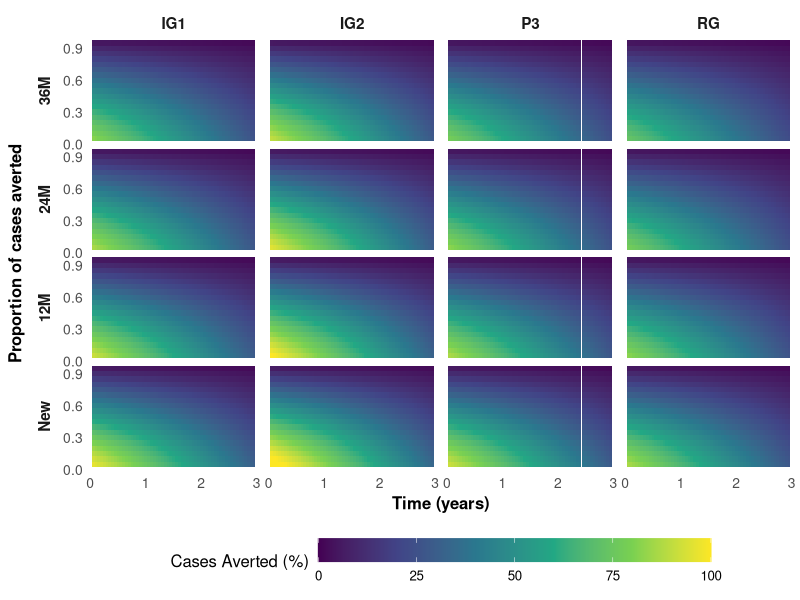
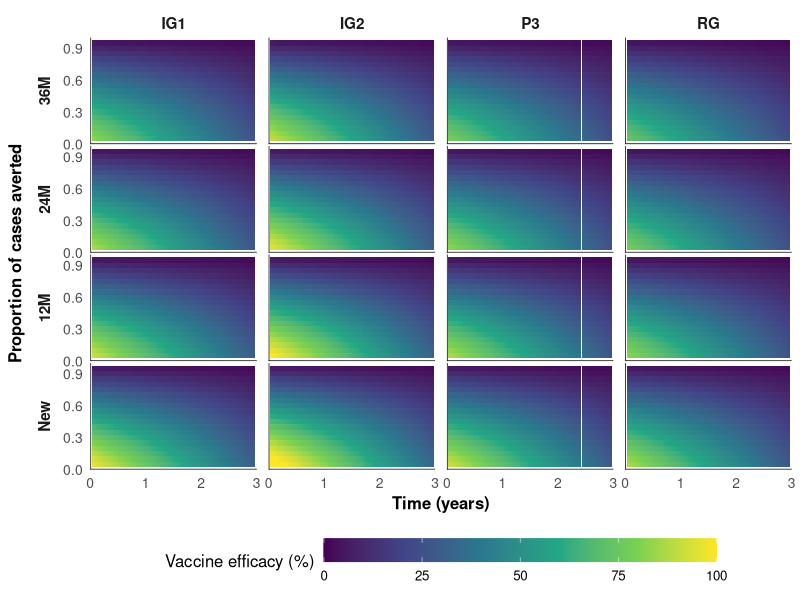
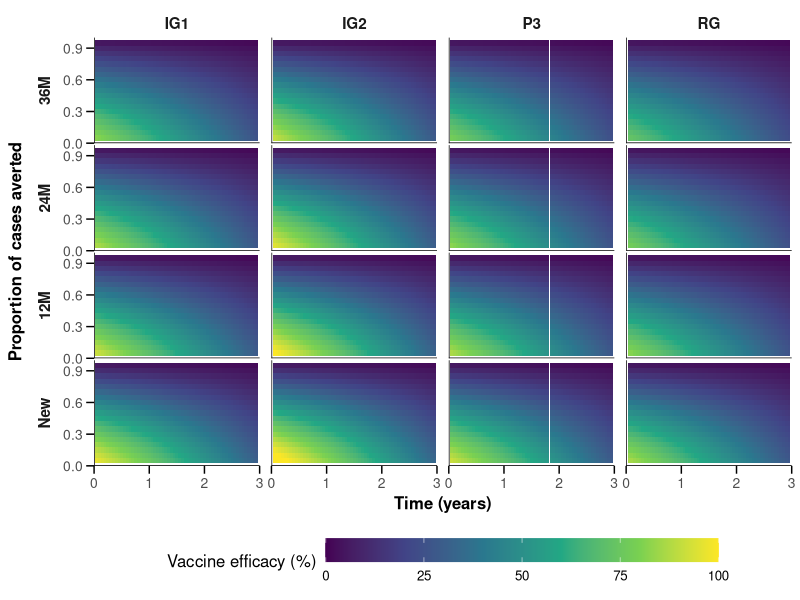
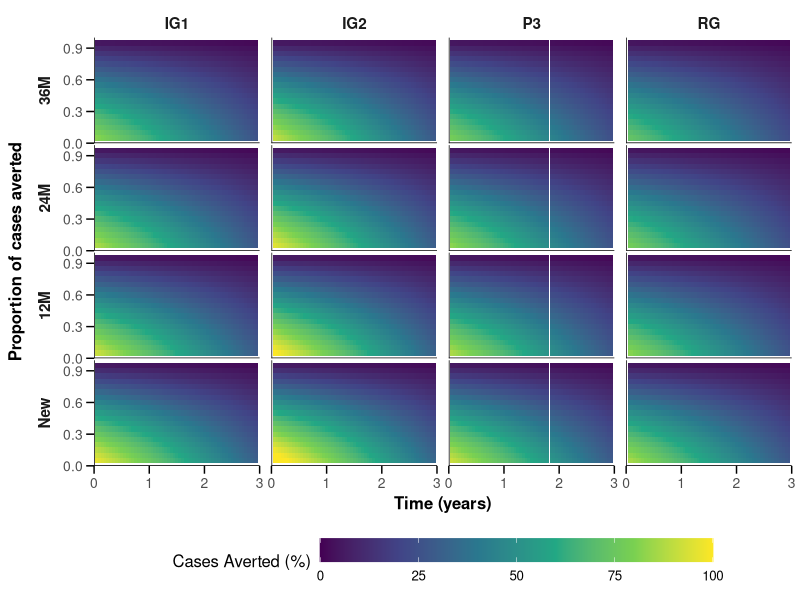
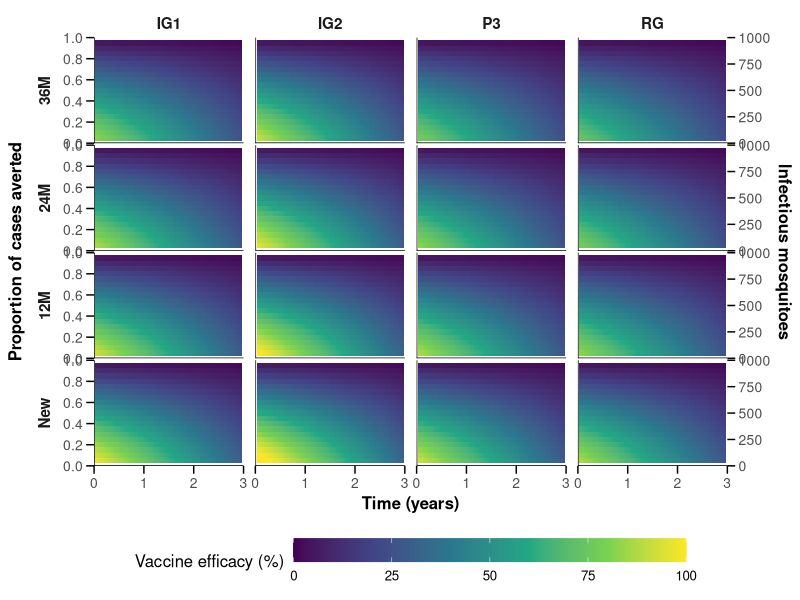
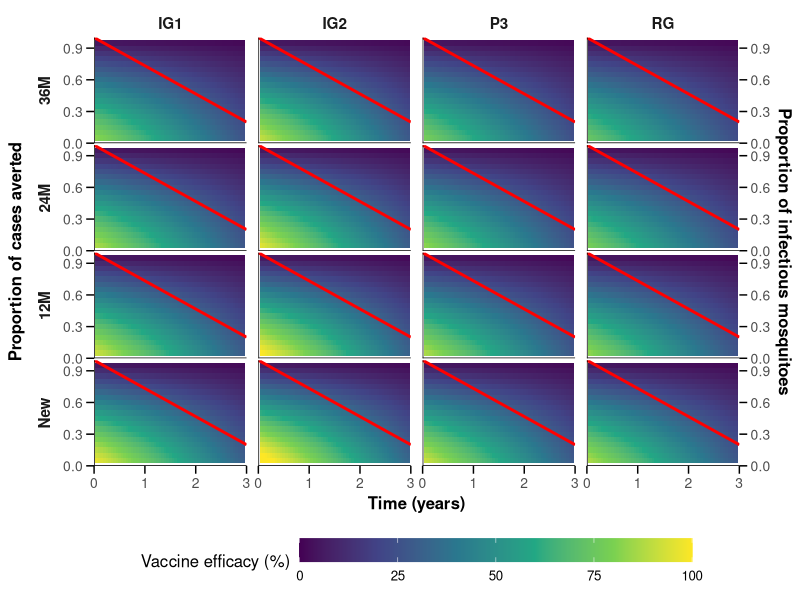
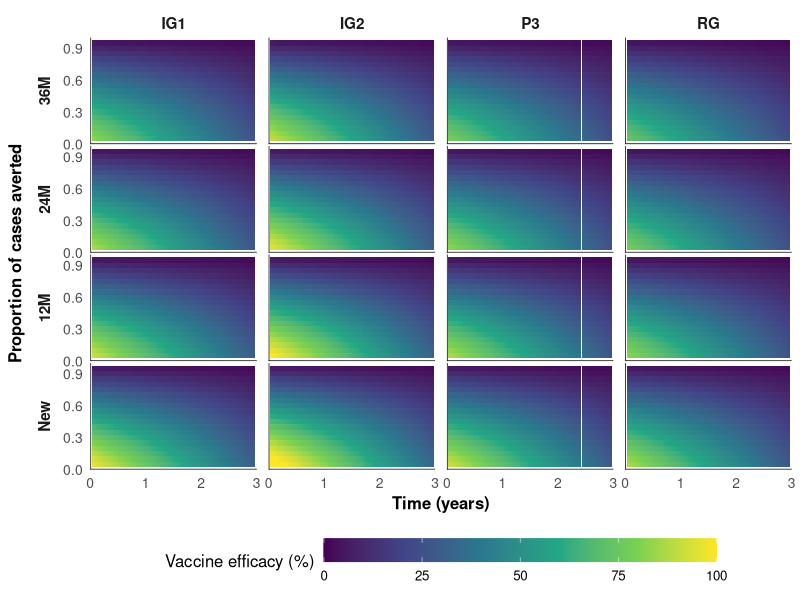

These charts were generated, in order, by the following R code:


####################



library(tidyverse)
library(ggplot2)
library(viridis)

# 1. Sample data grid
df <- expand.grid(
  time = seq(0, 3, by = 0.05),           
  cases_averted = seq(0, 1, by = 0.05),  
  group = c("IG1", "IG2", "P3", "RG"),   
  deployment = c("New", "12M", "24M", "36M")
)

# 2. Updated vaccine efficacy (hot at time 0)
df$vaccine_efficacy <- with(df,
                            pmin(
                              100,
                              100 *
                                (1 - 0.7 * (time / 3)) *           # linear decay over time
                                (1 - cases_averted^1.2) *
                                c(1.0, 1.1, 0.95, 0.9)[match(group, c("IG1","IG2","P3","RG"))] *  # IG2 higher
                                c(1.0, 0.95, 0.9, 0.85)[match(deployment, c("New","12M","24M","36M"))]  # boosts all deployments
                            )
)

# 3. Factor ordering (reverse so New is bottom)
df <- df %>%
  mutate(
    group = factor(group, levels = c("IG1", "IG2", "P3", "RG")),
    deployment = factor(deployment, levels = c("36M", "24M", "12M", "New"))
  )

# 4. Plot
p <- ggplot(df, aes(x = time, y = cases_averted, fill = vaccine_efficacy)) +
  geom_tile() +
  
  facet_grid(
    deployment ~ group,
    switch = "y"
  ) +
  
  scale_x_continuous(
    name = "Time (years)",
    limits = c(0, 3),
    breaks = seq(0, 3, by = 1),
    expand = c(0, 0)
  ) +
  
  scale_y_continuous(
    name = "Proportion of cases averted",
    limits = c(0, 1),
    breaks = seq(0, 1, by = 0.3),
    expand = c(0, 0)
  ) +
  
  scale_fill_viridis_c(
    name = "Cases Averted (%)",
    limits = c(0, 100)
  ) +
  
  theme_minimal(base_size = 12) +
  theme(
    panel.grid = element_blank(),
    strip.background = element_blank(),
    strip.text = element_text(face = "bold", size = 11),
    strip.placement = "outside",
    axis.title.y = element_text(face = "bold", size = 12),
    axis.title.x = element_text(face = "bold", size = 12),
    axis.text = element_text(size = 10),
    legend.position = "bottom",
    legend.key.width = unit(2, "cm"),
    
    # Vertical space between rows
    panel.spacing.y = unit(0.05, "cm"),
    
    # Horizontal space between columns
    panel.spacing.x = unit(0.3, "cm")
  )

# 5. Save & display
#ggsave("heatmap_facet_spacing_xy.png", p, width = 12, height = 9, dpi = 300)
print(p)






















###################################




library(tidyverse)
library(ggplot2)
library(viridis)

# 1. Sample data grid
df <- expand.grid(
  time = seq(0, 3, by = 0.05),           
  cases_averted = seq(0, 1, by = 0.05),  
  group = c("IG1", "IG2", "P3", "RG"),   
  deployment = c("New", "12M", "24M", "36M")
)

# 2. Updated vaccine efficacy (hot at time 0)
df$vaccine_efficacy <- with(df,
                            pmin(
                              100,
                              100 *
                                (1 - 0.7 * (time / 3)) *           
                                (1 - cases_averted^1.2) *
                                c(1.0, 1.1, 0.95, 0.9)[match(group, c("IG1","IG2","P3","RG"))] *
                                c(1.0, 0.95, 0.9, 0.85)[match(deployment, c("New","12M","24M","36M"))]
                            )
)

# 3. Factor ordering (reverse so New is bottom)
df <- df %>%
  mutate(
    group = factor(group, levels = c("IG1", "IG2", "P3", "RG")),
    deployment = factor(deployment, levels = c("36M", "24M", "12M", "New"))
  )

# 4. Plot
p <- ggplot(df, aes(x = time, y = cases_averted, fill = vaccine_efficacy)) +
  geom_tile() +
  
  # Add L-shaped axes inside each facet
  geom_hline(yintercept = 0, color = "black", size = 0.5) +
  geom_vline(xintercept = 0, color = "black", size = 0.5) +
  
  facet_grid(
    deployment ~ group,
    switch = "y"
  ) +
  
  scale_x_continuous(
    name = "Time (years)",
    limits = c(0, 3),
    breaks = seq(0, 3, by = 1),
    expand = c(0, 0)
  ) +
  
  scale_y_continuous(
    name = "Proportion of cases averted",
    limits = c(0, 1),
    breaks = seq(0, 1, by = 0.3),
    expand = c(0, 0)
  ) +
  
  scale_fill_viridis_c(
    name = "Vaccine efficacy (%)",
    limits = c(0, 100)
  ) +
  
  theme_minimal(base_size = 12) +
  theme(
    panel.grid = element_blank(),
    strip.background = element_blank(),
    strip.text = element_text(face = "bold", size = 11),
    strip.placement = "outside",
    axis.title.y = element_text(face = "bold", size = 12),
    axis.title.x = element_text(face = "bold", size = 12),
    axis.text = element_text(size = 10),
    legend.position = "bottom",
    legend.key.width = unit(2, "cm"),
    panel.spacing.y = unit(0.05, "cm"),
    panel.spacing.x = unit(0.3, "cm")
  )

# 5. Save & display
ggsave("heatmap_facet_L_axes.png", p, width = 12, height = 9, dpi = 300)
print(p)








######################################################################################


p <- ggplot(df, aes(x = time, y = cases_averted, fill = vaccine_efficacy)) +
  geom_tile() +
  
  # L-shaped axes lines
  geom_hline(yintercept = 0, color = "black", size = 0.5) +
  geom_vline(xintercept = 0, color = "black", size = 0.5) +
  
  facet_grid(
    deployment ~ group,
    switch = "y"
  ) +
  
  scale_x_continuous(
    name = "Time (years)",
    limits = c(0, 3),
    breaks = seq(0, 3, by = 1),
    expand = c(0, 0)
  ) +
  
  scale_y_continuous(
    name = "Proportion of cases averted",
    limits = c(0, 1),
    breaks = seq(0, 1, by = 0.3),
    expand = c(0, 0)
  ) +
  
  scale_fill_viridis_c(
    name = "Vaccine efficacy (%)",
    limits = c(0, 100)
  ) +
  
  theme_minimal(base_size = 12) +
  theme(
    panel.grid = element_blank(),
    strip.background = element_blank(),
    strip.text = element_text(face = "bold", size = 11),
    strip.placement = "outside",
    axis.title.y = element_text(face = "bold", size = 12),
    axis.title.x = element_text(face = "bold", size = 12),
    axis.text = element_text(size = 10),
    axis.ticks = element_line(color = "black", size = 0.5),      # <-- Tick lines
    axis.ticks.length = unit(0.2, "cm"),                         # <-- Tick length
    legend.position = "bottom",
    legend.key.width = unit(2, "cm"),
    panel.spacing.y = unit(0.05, "cm"),
    panel.spacing.x = unit(0.3, "cm")
  )

#ggsave("heatmap_with_ticks.png", p, width = 12, height = 9, dpi = 300)
print(p)


#########################################################################


###############################
# Faceted Heatmap with L-shaped Axes & Ticks
###############################

library(tidyverse)
library(ggplot2)
library(viridis)
library(grid)   # for unit()

# 1. Sample data grid
df <- expand.grid(
  time = seq(0, 3, by = 0.05),           # Time in years
  cases_averted = seq(0, 1, by = 0.05),  # Proportion of cases averted
  group = c("IG1", "IG2", "P3", "RG"),   
  deployment = c("New", "12M", "24M", "36M")
)

# 2. Vaccine efficacy calculation
df$vaccine_efficacy <- with(df,
                            pmin(
                              100,
                              100 *
                                (1 - 0.7 * (time / 3)) *           # linear decay
                                (1 - cases_averted^1.2) *
                                c(1.0, 1.1, 0.95, 0.9)[match(group, c("IG1","IG2","P3","RG"))] *  # group effect
                                c(1.0, 0.95, 0.9, 0.85)[match(deployment, c("New","12M","24M","36M"))]  # deployment effect
                            )
)

# 3. Factor ordering for facets
df <- df %>%
  mutate(
    group = factor(group, levels = c("IG1", "IG2", "P3", "RG")),
    deployment = factor(deployment, levels = c("36M", "24M", "12M", "New"))
  )

# 4. Plot
p <- ggplot(df, aes(x = time, y = cases_averted, fill = vaccine_efficacy)) +
  geom_tile() +
  
  # L-shaped axes at 0
  geom_hline(yintercept = 0, color = "black", size = 0.5) +
  geom_vline(xintercept = 0, color = "black", size = 0.5) +
  
  # Faceting
  facet_grid(
    deployment ~ group,
    switch = "y"
  ) +
  
  # X-axis scale
  scale_x_continuous(
    name = "Time (years)",
    limits = c(0, 3),
    breaks = seq(0, 3, by = 1),
    expand = c(0, 0)
  ) +
  
  # Y-axis scale
  scale_y_continuous(
    name = "Proportion of cases averted",
    limits = c(0, 1),
    breaks = seq(0, 1, by = 0.3),
    expand = c(0, 0)
  ) +
  
  # Fill (vaccine efficacy)
  scale_fill_viridis_c(
    name = "Cases Averted (%)",
    limits = c(0, 100)
  ) +
  
  # Theme settings
  theme_minimal(base_size = 12) +
  theme(
    panel.grid = element_blank(),
    strip.background = element_blank(),
    strip.text = element_text(face = "bold", size = 11),
    strip.placement = "outside",
    axis.title.y = element_text(face = "bold", size = 12),
    axis.title.x = element_text(face = "bold", size = 12),
    axis.text = element_text(size = 10),
    axis.ticks = element_line(color = "black", size = 0.5),      # Tick lines visible
    axis.ticks.length = unit(0.2, "cm"),                         # Tick size
    legend.position = "bottom",
    legend.key.width = unit(2, "cm"),
    panel.spacing.y = unit(0.05, "cm"),
    panel.spacing.x = unit(0.3, "cm")
  )

# 5. Save and display
#ggsave("heatmap_with_ticks.png", p, width = 12, height = 9, dpi = 300)
print(p)








#############################################two plots





library(tidyverse)
library(ggplot2)
library(viridis)
library(grid)   # for unit()

# 1. Sample data grid
df <- expand.grid(
  time = seq(0, 3, by = 0.05),           
  cases_averted = seq(0, 1, by = 0.05),  
  group = c("IG1", "IG2", "P3", "RG"),   
  deployment = c("New", "12M", "24M", "36M")
)

# 2. Vaccine efficacy calculation
df$vaccine_efficacy <- with(df,
                            pmin(
                              100,
                              100 *
                                (1 - 0.7 * (time / 3)) *           
                                (1 - cases_averted^1.2) *
                                c(1.0, 1.1, 0.95, 0.9)[match(group, c("IG1","IG2","P3","RG"))] *
                                c(1.0, 0.95, 0.9, 0.85)[match(deployment, c("New","12M","24M","36M"))]
                            )
)

# 3. Factor ordering for facets
df <- df %>%
  mutate(
    group = factor(group, levels = c("IG1", "IG2", "P3", "RG")),
    deployment = factor(deployment, levels = c("36M", "24M", "12M", "New"))
  )

# 4. Define max infectious mosquitoes (example scaling)
# Here we map cases_averted (0–1) to infectious mosquitoes (0–1000)
df$infectious_mosq <- df$cases_averted * 1000  # linear mapping

# 5. Plot with secondary y-axis
p <- ggplot(df, aes(x = time, y = cases_averted, fill = vaccine_efficacy)) +
  geom_tile() +
  
  # L-shaped axes at 0
  geom_hline(yintercept = 0, color = "black", size = 0.5) +
  geom_vline(xintercept = 0, color = "black", size = 0.5) +
  
  # Faceting
  facet_grid(deployment ~ group, switch = "y") +
  
  # X-axis
  scale_x_continuous(
    name = "Time (years)",
    limits = c(0, 3),
    breaks = seq(0, 3, by = 1),
    expand = c(0, 0)
  ) +
  
  # Y-axis with secondary axis
  scale_y_continuous(
    name = "Proportion of cases averted",
    limits = c(0, 1),
    breaks = seq(0, 1, by = 0.2),
    expand = c(0, 0),
    sec.axis = sec_axis(~ . * 1000, name = "Infectious mosquitoes")  # linear scaling
  ) +
  
  # Fill
  scale_fill_viridis_c(
    name = "Vaccine efficacy (%)",
    limits = c(0, 100)
  ) +
  
  # Theme
  theme_minimal(base_size = 12) +
  theme(
    panel.grid = element_blank(),
    strip.background = element_blank(),
    strip.text = element_text(face = "bold", size = 11),
    strip.placement = "outside",
    axis.title.y = element_text(face = "bold", size = 12),
    axis.title.x = element_text(face = "bold", size = 12),
    axis.text = element_text(size = 10),
    axis.ticks = element_line(color = "black", size = 0.5),
    axis.ticks.length = unit(0.2, "cm"),
    legend.position = "bottom",
    legend.key.width = unit(2, "cm"),
    panel.spacing.y = unit(0.05, "cm"),
    panel.spacing.x = unit(0.3, "cm")
  )

print(p)





###########33333333


library(tidyverse)
library(ggplot2)
library(viridis)
library(grid)   # for unit()

# 1. Sample data grid
df <- expand.grid(
  time = seq(0, 3, by = 0.05),           
  cases_averted = seq(0, 1, by = 0.05),  
  group = c("IG1", "IG2", "P3", "RG"),   
  deployment = c("New", "12M", "24M", "36M")
)

# 2. Vaccine efficacy calculation
df$vaccine_efficacy <- with(df,
                            pmin(
                              100,
                              100 *
                                (1 - 0.7 * (time / 3)) *           
                                (1 - cases_averted^1.2) *
                                c(1.0, 1.1, 0.95, 0.9)[match(group, c("IG1","IG2","P3","RG"))] *
                                c(1.0, 0.95, 0.9, 0.85)[match(deployment, c("New","12M","24M","36M"))]
                            )
)

# 3. Factor ordering for facets
df <- df %>%
  mutate(
    group = factor(group, levels = c("IG1", "IG2", "P3", "RG")),
    deployment = factor(deployment, levels = c("36M", "24M", "12M", "New"))
  )

# 4. Single line data for proportion infectious mosquitoes
line_df <- data.frame(
  time = seq(0, 3, by = 0.05),
  prop_infectious = seq(1, 0.2, length.out = length(seq(0, 3, by = 0.05)))  # single line
)

# 5. Plot
p <- ggplot(df, aes(x = time, y = cases_averted, fill = vaccine_efficacy)) +
  geom_tile() +
  
  # Single line plot (override default aes)
  geom_line(data = line_df, aes(x = time, y = prop_infectious),
            inherit.aes = FALSE, color = "red", size = 1) +
  
  # L-shaped axes
  geom_hline(yintercept = 0, color = "black", size = 0.5) +
  geom_vline(xintercept = 0, color = "black", size = 0.5) +
  
  # Faceting
  facet_grid(deployment ~ group, switch = "y") +
  
  # X-axis
  scale_x_continuous(
    name = "Time (years)",
    limits = c(0, 3),
    breaks = seq(0, 3, by = 1),
    expand = c(0, 0)
  ) +
  
  # Primary Y-axis with secondary axis
  scale_y_continuous(
    name = "Proportion of cases averted",
    limits = c(0, 1),
    breaks = seq(0, 1, by = 0.3),
    expand = c(0, 0),
    sec.axis = sec_axis(~ ., name = "Proportion of infectious mosquitoes", breaks = seq(0, 1, by = 0.3))
  ) +
  
  # Fill
  scale_fill_viridis_c(
    name = "Vaccine efficacy (%)",
    limits = c(0, 100)
  ) +
  
  # Theme
  theme_minimal(base_size = 12) +
  theme(
    panel.grid = element_blank(),
    strip.background = element_blank(),
    strip.text = element_text(face = "bold", size = 11),
    strip.placement = "outside",
    axis.title.y = element_text(face = "bold", size = 12),
    axis.title.x = element_text(face = "bold", size = 12),
    axis.text = element_text(size = 10),
    axis.ticks = element_line(color = "black", size = 0.5),
    axis.ticks.length = unit(0.2, "cm"),
    legend.position = "bottom",
    legend.key.width = unit(2, "cm"),
    panel.spacing.y = unit(0.05, "cm"),
    panel.spacing.x = unit(0.3, "cm")
  )

print(p)
